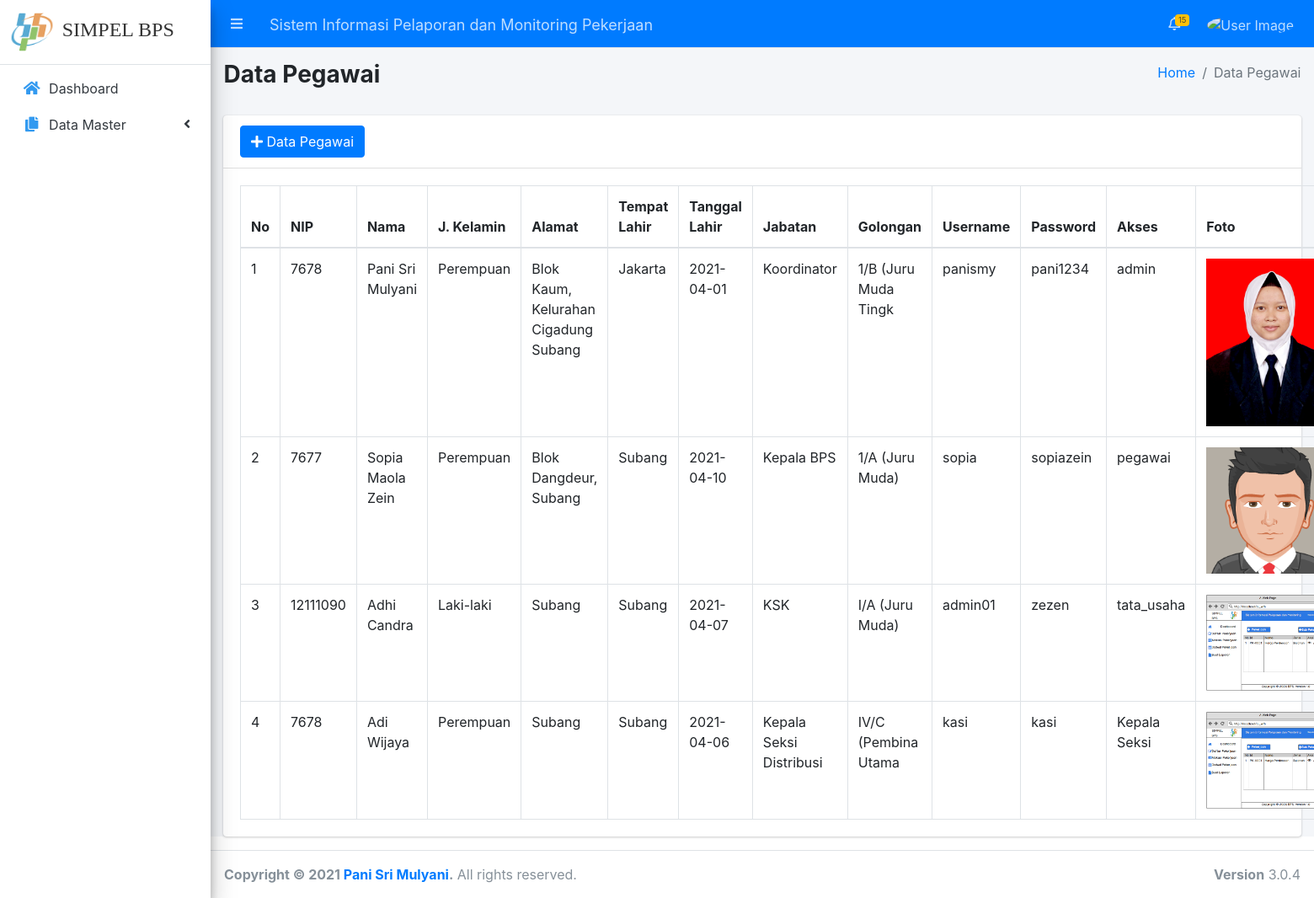
Page /index.php/Admin/Admin/tabel_pegawai on the earlier database version.
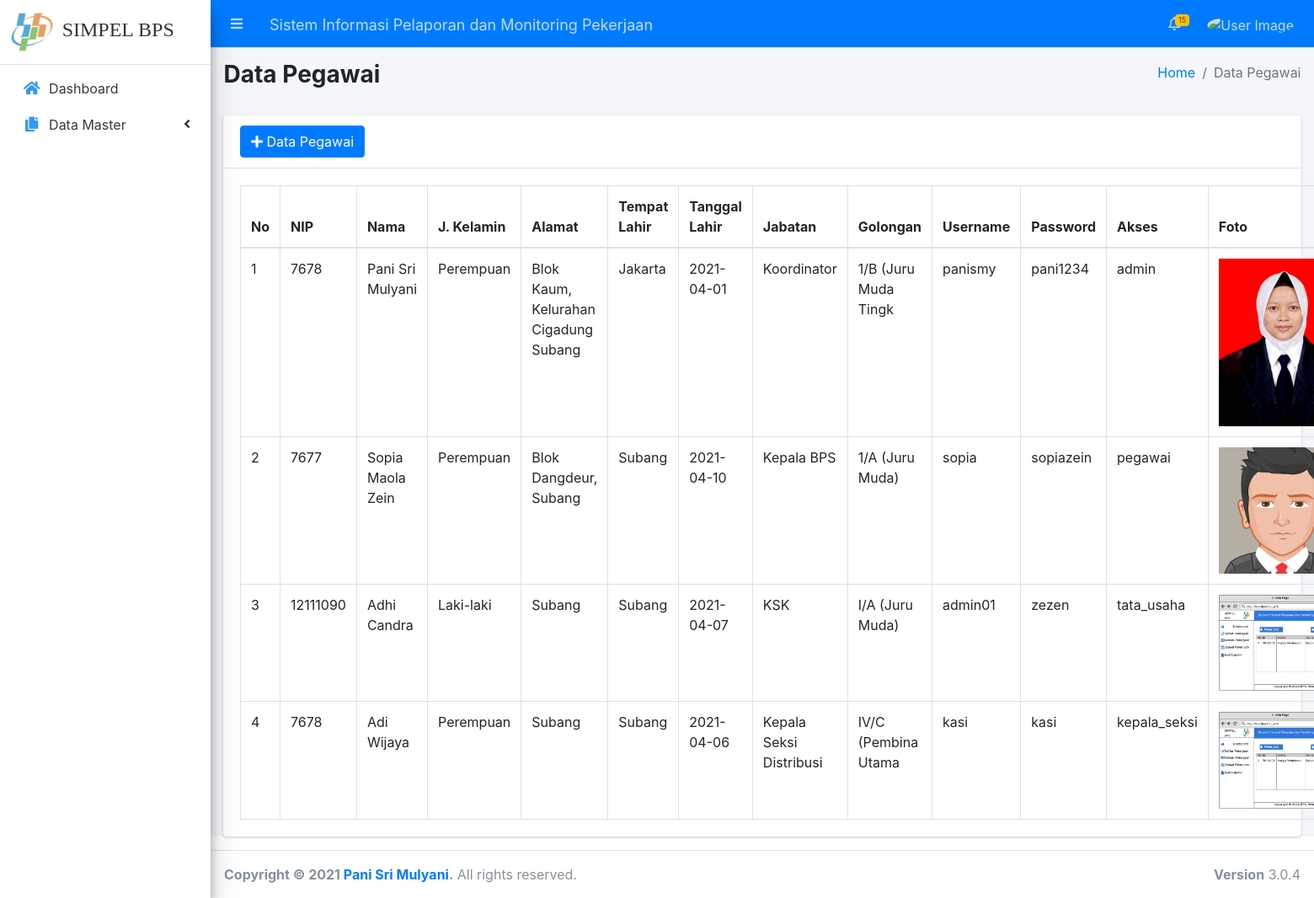
Same page on the later database version.
### tables this page shows
CREATE TABLE `pegawai` (
  `nip` varchar(20) NOT NULL,
  `nama` varchar(50) NOT NULL,
  `jenis_kelamin` enum('Laki-laki','Perempuan','','') NOT NULL,
  `alamat` text NOT NULL,
  `tempatlahir` varchar(20) NOT NULL,
  `tanggallahir` date NOT NULL,
  `jabatan` varchar(40) NOT NULL,
  `namagolongan` varchar(20) NOT NULL,
  `id` int(11) NOT NULL,
  `username` varchar(20) NOT NULL,
  `password` varchar(20) NOT NULL,
  `akses` varchar(20) NOT NULL,
  `foto` varchar(100) NOT NULL,
  `email` varchar(191) NOT NULL
);

### application/controllers/Admin/Admin.php (called while the page is built, shortened)
<?php if ( ! defined('BASEPATH')) exit('No direct script access allowed');
class Admin extends CI_Controller {
	public function tabel_pegawai(){
		$data['content'] = 'Admin/v_lihatpegawai';
		$data['data'] = $this->db->get('pegawai');
		$this->load->view('Admin/temp_admin',$data);
	}
	}

### index.php (called while the page is built, shortened)
<?php
require_once BASEPATH.'core/CodeIgniter.php';

### application/views/Admin/v_lihatpegawai.php (the view, shortened to what this page needs)
    <div class="content-header">
      <div class="container-fluid">
        <div class="row mb-2">
          <div class="col-sm-6">
            <h3><b>
 <font> Data Pegawai </font>
</b></h3>
          </div>
          <div class="col-sm-6">
            <ol class="breadcrumb float-sm-right">
              <li class="breadcrumb-item"><a href="<?php echo base_url()."Akademik/home_akademik"?>">Home</a></li>
              <li class="breadcrumb-item active">Data Pegawai</li>
            </ol>
          </div>
        </div>
      </div>
    </div>
<div class="container-fluid">
      <div class="col-sm-12">
        <div class="card">
          <div class="card-header">
            <div class="row">
              <div class="col">
                <div class="float-left">
                   <a href="<?php echo base_url()."index.php/Admin/Admin/input_pegawai"?> " button type="button" class="btn btn-primary float-left"><i class="fas fa-plus"></i> Data Pegawai</a>
               </div>
            </div>
 </div>
</div>
                        <div class="card-body">
                               <table class="table table-bordered" id="dataTables-example">
                                         <thead>
                                         <tr class="nowrap">
                                          <th>No</th>
                                  <th>NIP</th>
                                    <th>Nama</th>
                                    <th>J. Kelamin</th>
                                    <th>Alamat</th>
                                    <th>Tempat Lahir</th>
                                    <th>Tanggal Lahir</th>
                                    <th>Jabatan</th>
                                      <th>Golongan</th>
                                       <th>Username</th>
                                        <th>Password</th>
                                         <th>Akses</th>
                                         <th>Foto</th>
                                      </tr>
                                    </thead>
                                    <tbody>
                                    <?php
                                     $no = 1; foreach ($data->result() as $row) : ?>
                                                <tr>
                                 <td><?php echo $no++ ?></td>
                                <td><?php echo $row->nip?></td>
                                <td><?php echo $row->nama?></td>
                                <td><?php echo $row->jenis_kelamin?></td>
                                <td><?php echo $row->alamat?></td>
                                <td><?php echo $row->tempatlahir ?></td>
                                <td><?php echo $row->tanggallahir?></td>
                                <td><?php echo $row->jabatan?></td>
                                 <td><?php echo $row->namagolongan?></td>
                                   <td><?php echo $row->username?></td>
                                  <td><?php echo $row->password?></td>
                                    <td><?php echo $row->akses?></td>
                                    <td><img src="<?php echo base_url().'assets/img/'.$row->foto;?>" width="150px" alt="">
                                    </td>
                                     </tr>
                            <?php endforeach; ?>
                                    </table>

Differences in the rows shown:
changed pegawai "Adi Wijaya": akses "Kepala Seksi" → "kepala_seksi"
